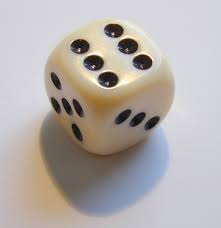
#> input picture test.jpg, 221 x 228 px, found by its file name
$ python cv2.warpAffine.py
#> lines starting #> are read from the running program, lines starting #| are printed output that depends on the picture
import cv2
import numpy as np

FILE_NAME = 'test.jpg'
# Create translation matrix.
# If the shift is (x, y) then matrix would be
# M = [1 0 x]
#	 [0 1 y]
# Let's shift by (100, 50).
M = np.float32([[1, 0, 100], [0, 1, 50]])

try:

    # Read image from disk.
    img = cv2.imread(FILE_NAME)
#> img is the input picture: shape (228, 221, 3); mean B, G, R 170.8, 173.8, 180.5
    (rows, cols) = img.shape[:2]
#> rows = 228; cols = 221

    # warpAffine does appropriate shifting given the
    # translation matrix.
    res = cv2.warpAffine(img, M, (cols, rows))
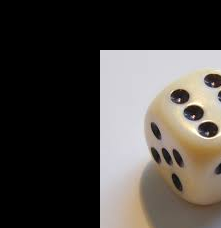
#> res: shape (228, 221, 3); mean B, G, R 66, 70.1, 74.5

    # Write image back to disk.
    # cv2.imwrite('result.jpg', res)
    cv2.imshow('result',res)
    cv2.imshow('original',img)
    cv2.waitKey(0)
    cv2.destroyAllWindows()

except IOError:
	print ('Error while reading files !!!')

$ run again, with ex.png saved as test.jpg
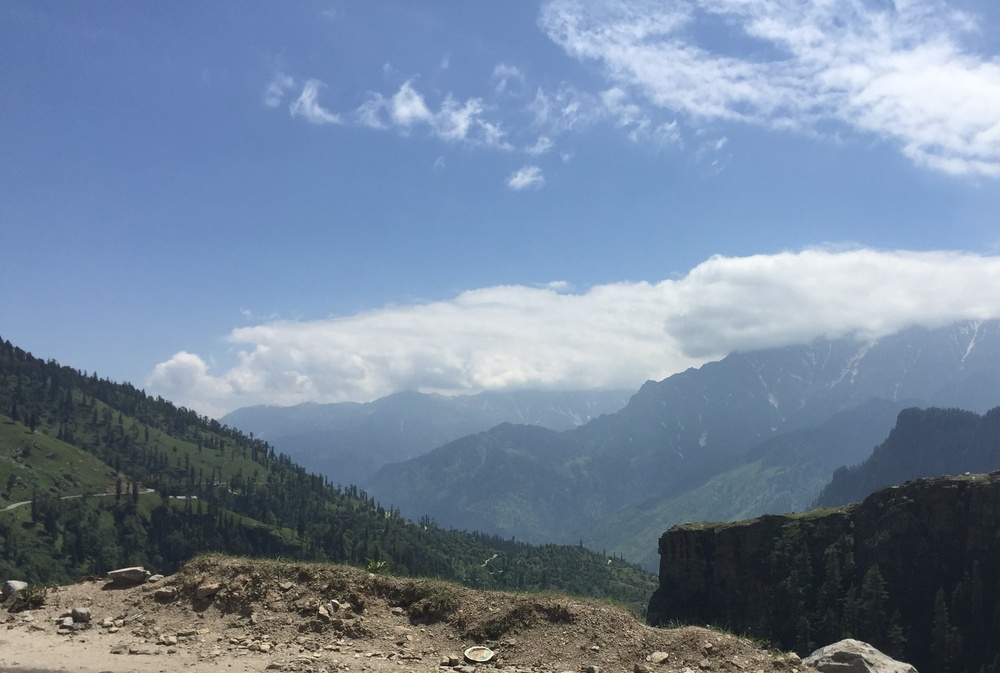
#> input picture ex.png, 1000 x 673 px, shrunk from 2700 x 1818 before the run, found by its file name
#> img is the input picture: shape (673, 1000, 3); mean B, G, R 156.4, 134.2, 116.8
#> `res = cv2.warpAffine(img, M, (cols, rows))`:
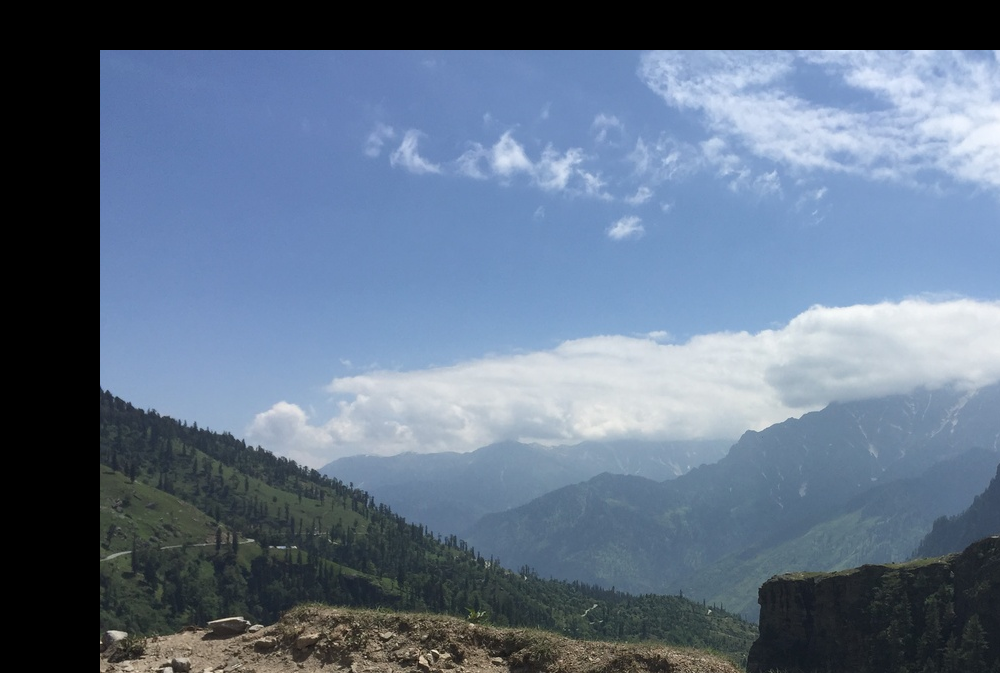
#> res: shape (673, 1000, 3); mean B, G, R 134.2, 112.8, 96.1
